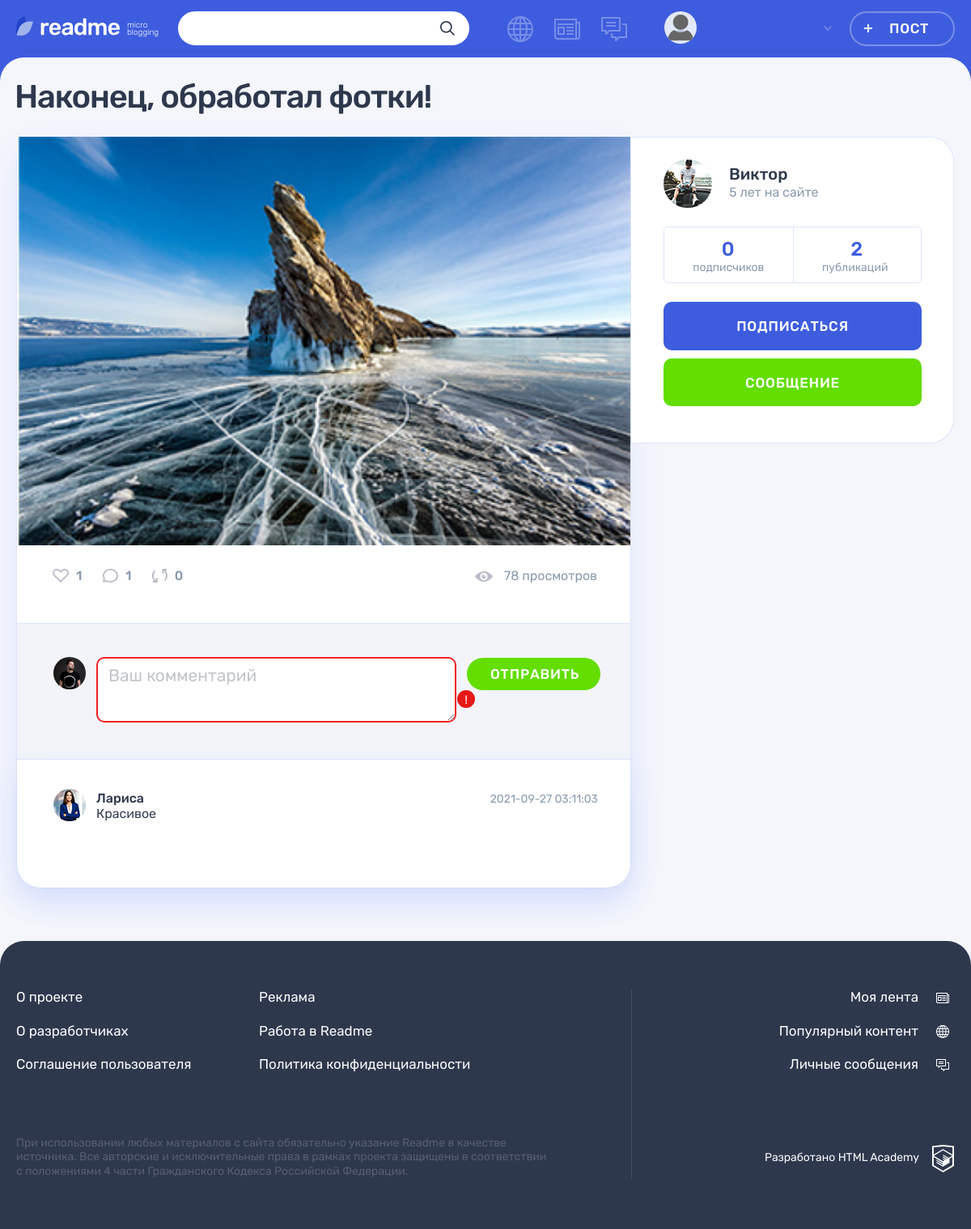
/post.php?id=3 (signed in), run on the app's committed database.
### tables this page shows
CREATE TABLE `posts` (
                                  `id`               INT UNSIGNED                           NOT NULL AUTO_INCREMENT PRIMARY KEY,
                                  `created_at`       DATETIME     DEFAULT CURRENT_TIMESTAMP NOT NULL,
                                  `updated_at`       DATETIME     DEFAULT CURRENT_TIMESTAMP ON UPDATE CURRENT_TIMESTAMP,
                                  `title`            VARCHAR(255)                           NOT NULL,
                                  `content`          TEXT                                   NULL,
                                  `author_quote`     VARCHAR(255)                           NULL,  
                                  `image_url`        VARCHAR(2048)                          NULL,
                                  `video_url`        VARCHAR(2048)                          NULL,
                                  `website_url`      VARCHAR(2048)                          NULL,
                                  `views_count`      INT UNSIGNED DEFAULT 0,                       
                                  `repost_flag`      BOOL         DEFAULT FALSE,                   
                                  `original_post_id` INT UNSIGNED,                                 
                                  `user_id`          INT UNSIGNED                           NOT NULL,
                                  `type_id`          INT UNSIGNED                           NOT NULL,
                                  FOREIGN KEY (user_id) REFERENCES users (id),
                                  FOREIGN KEY (type_id) REFERENCES types (id)
);

CREATE TABLE `comments` (
    `id` INT UNSIGNED NOT NULL AUTO_INCREMENT PRIMARY KEY,
    `created_at` DATETIME DEFAULT CURRENT_TIMESTAMP NOT NULL,
    `updated_at` DATETIME DEFAULT CURRENT_TIMESTAMP ON UPDATE CURRENT_TIMESTAMP,
    `content` TEXT NOT NULL,
    `user_id` INT UNSIGNED NOT NULL,
    `post_id` INT UNSIGNED NOT NULL,
    FOREIGN KEY (user_id) REFERENCES users (id),
    FOREIGN KEY (post_id) REFERENCES posts (id)
);

CREATE TABLE `users` (
    `id` INT UNSIGNED NOT NULL AUTO_INCREMENT PRIMARY KEY,
    `email` VARCHAR(255) NOT NULL,
    `login` VARCHAR(255) NOT NULL,
    `password` VARCHAR(255) NOT NULL,
    `avatar_url` VARCHAR(2048) NOT NULL,
    `created_at` DATETIME DEFAULT CURRENT_TIMESTAMP NOT NULL,
    `updated_at` DATETIME DEFAULT CURRENT_TIMESTAMP ON UPDATE CURRENT_TIMESTAMP
);

### functions/functions.php (called while the page is built, shortened)
<?php
function includeTemplate($name, array $data = [])
{
    $name = 'templates/' . $name;
    extract($data);
    require $name;
    $result = ob_get_clean();
    return $result;
}

### post-page-helper.php (called while the page is built, shortened)
<?php
function handleMissingPost($connect, $title)
{
    try {
        $postId = filter_input(INPUT_GET, 'id', FILTER_SANITIZE_NUMBER_INT);
        return getPost($connect, $postId);
    } catch (Exception $e) {
        showNotFoundPage($title);
        exit();
    }
}

### sql-connect.php (called while the page is built, shortened)
<?php
function getPost($connect, $id)
{
    $sqlPostInfo = "SELECT
        posts.id,
        posts.title,
        types.id AS 'type_id',
        types.title AS 'type_title',
        posts.content,
        posts.author_quote,
        posts.image_url,
        posts.video_url,
        posts.website_url,
        users.id AS 'user_id',
        users.login AS 'user_login',
        users.avatar_url AS 'user_avatar_url',
        posts.views_count,
        (SELECT COUNT(posts.id) FROM posts WHERE posts.user_id = users.id) AS 'count_user_posts',
        (SELECT COUNT(likes.user_id) FROM likes WHERE likes.post_id = posts.id) AS 'count_post_likes',
        (SELECT COUNT(subscriptions.subscriber_user_id) FROM subscriptions WHERE subscriptions.subscribed_to_user_id = users.id) AS 'count_user_subscribers',
        (SELECT COUNT(comments.id) FROM comments WHERE comments.post_id=posts.id) AS 'count_post_comments',
        (SELECT COUNT(posts.id) FROM posts WHERE posts.repost_flag = 1) AS 'count_post_reposts'
FROM posts
          INNER JOIN users ON posts.user_id = users.id
          INNER JOIN types ON posts.type_id = types.id
WHERE posts.id = $id";
    $resultPost = mysqli_query($connect, $sqlPostInfo);
    if ($post = mysqli_fetch_assoc($resultPost)) {
        return $post;
    }
    throw new Exception('Пост не найден');
}
function getPostComments($connect, $id, $countComments)
{
    $limit = "";
    if ($countComments != 'all') {
        $limit = "LIMIT $countComments";
    }
    $sqlPostHashtags = "SELECT
        comments.id,
        comments.content,
        comments.created_at,
        comments.updated_at,
        users.id AS 'user_id',
        users.login AS 'user_login',
        users.avatar_url AS 'user_avatar_url',
        posts.id AS 'post_id'
FROM comments
        INNER JOIN users ON comments.user_id = users.id
        INNER JOIN posts ON comments.post_id = posts.id
WHERE posts.id = $id
ORDER BY comments.created_at DESC $limit";
    $resultPost = mysqli_query($connect, $sqlPostHashtags);
    return mysqli_fetch_all($resultPost, MYSQLI_ASSOC);
}

### functions/validate-functions.php (called while the page is built, shortened)
<?php
function htmlValidate($text)
{
    return htmlspecialchars($text, ENT_QUOTES | ENT_SUBSTITUTE, 'UTF-8');
}

### templates/post-page.php (the view, shortened to what this page needs)
<main class="page__main page__main--publication">
    <div class="container">
        <h1 class="page__title page__title--publication"><?= htmlValidate($post['title']); ?></h1>
        <section class="post-details">
            <div class="post-details__wrapper post-<?= $post['type_title'] ?>>">
                <div class="post-details__main-block post post--details">
                    <?php switch ($post['type_title']):
                        case 'photo':
                            print(includeTemplate("detail-posts/photo-post.php", ['post' => $post]));
                            break;
                    endswitch ?>
                    <div class="post__indicators">
                        <div class="post__buttons">
                            <a class="post__indicator post__indicator--likes button" href="#" title="Лайк">
                                <svg class="post__indicator-icon" width="20" height="17">
                                    <use xlink:href="#icon-heart"></use>
                                </svg>
                                <span><?= $post['count_post_likes']; ?></span>
                            </a>
                            <a class="post__indicator post__indicator--comments button" href="#"
                               title="Комментарии">
                                <svg class="post__indicator-icon" width="19" height="17">
                                    <use xlink:href="#icon-comment"></use>
                                </svg>
                                <span><?= $post['count_post_comments']; ?></span>
                            </a>
                            <a class="post__indicator post__indicator--repost button" href="#" title="Репост">
                                <svg class="post__indicator-icon" width="19" height="17">
                                    <use xlink:href="#icon-repost"></use>
                                </svg>
                                <span><?= $post['count_post_reposts']; ?></span>
                            </a>
                        </div>
                        <span class="post__view"><?= $post['views_count']; ?> просмотров</span>
                    </div>
                    <div class="comments">
                        <form class="comments__form form" action="#" method="post">
                            <div class="comments__my-avatar">
                                <img class="comments__picture" src="../img/userpic-medium.jpg"
                                     alt="Аватар пользователя">
                            </div>
                            <div class="form__input-section form__input-section--error">
                            <textarea class="comments__textarea form__textarea form__input"
                                      placeholder="Ваш комментарий"></textarea>
                                <button class="form__error-button button" type="button">!</button>
                            </div>
                            <button class="comments__submit button button--green" type="submit">Отправить</button>
                        </form>
                        <div class="comments__list-wrapper">
                            <ul class="comments__list">
                                <?php foreach ($comments as $comment): ?>
                                    <li class="comments__item user">
                                        <div class="comments__avatar">
                                            <a class="user__avatar-link" href="#">
                                                <img class="comments__picture"
                                                     src="../img/<?= $comment['user_avatar_url'] ?>"
                                                     alt="Аватар пользователя">
                                            </a>
                                        </div>
                                        <div class="comments__info">
                                            <div class="comments__name-wrapper">
                                                <a class="comments__user-name" href="#">
                                                    <span><?= $comment['user_login'] ?></span>
                                                </a>
                                                <time class="comments__time"
                                                      datetime="2019-03-20"><?= $comment['created_at'] ?></time>
                                            </div>
                                            <p class="comments__text">
                                                <?= $comment['content'] ?>
                                            </p>
                                        </div>
                                    </li>
                                <?php endforeach; ?>
                            </ul>
                        </div>
                    </div>
                </div>
                <div class="post-details__user user">
                    <div class="post-details__user-info user__info">
                        <div class="post-details__avatar user__avatar">
                            <a class="post-details__avatar-link user__avatar-link" href="#">
                                <img class="post-details__picture user__picture"
                                     src="./img/<?= $post['user_avatar_url']; ?>"
                                     alt="Аватар пользователя">
                            </a>
                        </div>
                        <div class="post-details__name-wrapper user__name-wrapper">
                            <a class="post-details__name user__name" href="#">
                                <span><?= $post['user_login']; ?></span>
                            </a>
                            <time class="post-details__time user__time" datetime="2014-03-20">5 лет на сайте</time>
                        </div>
                    </div>
                    <div class="post-details__rating user__rating">
                        <p class="post-details__rating-item user__rating-item user__rating-item--subscribers">
                            <span class="post-details__rating-amount user__rating-amount"><?= $post['count_user_subscribers']; ?></span>
                            <span class="post-details__rating-text user__rating-text">подписчиков</span>
                        </p>
                        <p class="post-details__rating-item user__rating-item user__rating-item--publications">
                            <span class="post-details__rating-amount user__rating-amount"><?= $post['count_user_posts']; ?></span>
                            <span class="post-details__rating-text user__rating-text">публикаций</span>
                        </p>
                    </div>
                    <div class="post-details__user-buttons user__buttons">
                        <button class="user__button user__button--subscription button button--main" type="button">
                            Подписаться
                        </button>
                        <a class="user__button user__button--writing button button--green" href="#">Сообщение</a>
                    </div>
                </div>
            </div>
        </section>
    </div>
</main>

### templates/detail-posts/photo-post.php
<div class="post-details__image-wrapper post-photo__image-wrapper">
    <img src="<?= htmlValidate($post['image_url']) ?>"
         alt="Фото от пользователя" width="760" height="507">
</div>

### data on the page
posts: title "Наконец, обработал фотки!", image_url (picture), views_count "78", user.avatar_url (picture), user.login "Виктор"
comments: user.avatar_url (picture), user.login "Лариса", created_at "2021-09-27 03:11:03", content "Красивое"

### other printed values
$post['count_post_likes'] "1"
$post['count_post_comments'] "1"
$post['count_post_reposts'] "0"
$post['count_user_subscribers'] "0"
$post['count_user_posts'] "2"
